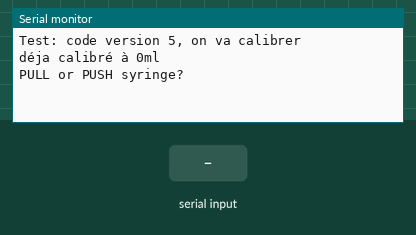
This sketch was run on a simulated Arduino Uno, built with avr-gcc and run on an emulated ATmega328P. Shown: the last lines printed to the serial monitor. The inputs (shaded band) are chosen by the test bench.

Above: at 1.2 s.
1.3 s: "PUSH" received over Serial
At 3.5 s:
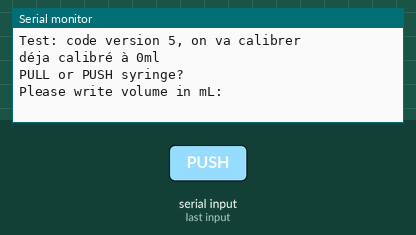
3.8 s: "PULL" received over Serial
At 5.6 s:
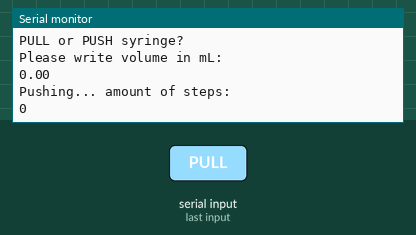

The sketch:

test4v2.ino
```cpp
#include <AccelStepper.h>


const int stepsPerRev= 200; //amount for NEMA 17
const int steps_1ml = stepsPerRev*6/8 ;

// Define stepper motor connections and steps per revolution
// here modify Digital pins as needed
#define motor1StepPin 2
#define motor1DirPin  3
#define motor2StepPin 4
#define motor2DirPin  5

#define sensor A0 // pin for the sensor

AccelStepper motor1(AccelStepper::DRIVER, motor1StepPin, motor1DirPin); //we specify we are using a driver
AccelStepper motor2(AccelStepper::DRIVER, motor2StepPin, motor2DirPin);

float currentPosition = 0;

//calibrates the seringue to 0ml
void calibrate(){
  int read_value = analogRead(sensor);
  if(read_value!=0){
    Serial.println("déja calibré à 0ml");
  }
  else{
    while(analogRead(sensor)==0){
      Serial.println("calibrating...");
      motor1.move(-2);
      motor1.run();
    }
    Serial.println("calibré");
    currentPosition = 0;
  }

}

bool amountAllowed(float currentPosition, float value){
  if((currentPosition + value) >10 || (currentPosition +value <0)){
    Serial.println("Amount not allowed, try again");
    return 0;
  }
  else return 1;
}

void setup() {
  motor1.setMaxSpeed(1000);
  motor1.setAcceleration(500); //if acceleration is not specified, motor will run at maxspeed

  motor2.setMaxSpeed(1000);
  motor2.setAcceleration(500);

  Serial.begin(9600);                     // set up Serial library at 9600 bps
  Serial.println("Test: code version 5, on va calibrer");
  calibrate();

}


void loop() {
  Serial.println("PULL or PUSH syringe?");

  // Wait for input1
  while (!Serial.available()) {
    // Do nothing, just wait for input
  }
  String input1 = Serial.readString();
  input1.trim(); // Remove any \r \n whitespace at the end of the String

  Serial.println("Please write volume in mL: ");

  // Wait for input2
  while (!Serial.available()) {
    // Do nothing, just wait for input
  }
  float value = Serial.parseFloat();
  Serial.println(value);

  int steps = value * steps_1ml; //no change!

  if(input1=="PUSH"){
    value*=-1;
    steps*=-1;
  }


  if(amountAllowed(currentPosition, value)){

      currentPosition += value;

      if (input1 == "PUSH") {
        Serial.println("Pushing... amount of steps:");
     }
      if (input1 == "PULL") {
        Serial.println("Pulling...amount of steps: ");
      }
      Serial.println(steps);
      motor1.move(steps);
      motor1.run();
      delay(1000);
  }


  delay(2000); // Add a delay before the next loop iteration
}
```

Measured:
- after the input at 1.3 s, the serial monitor: prints a new line after 1.0 s (image 1)
- after the input at 3.8 s, the serial monitor: prints a new line after 1.0 s (image 2)
